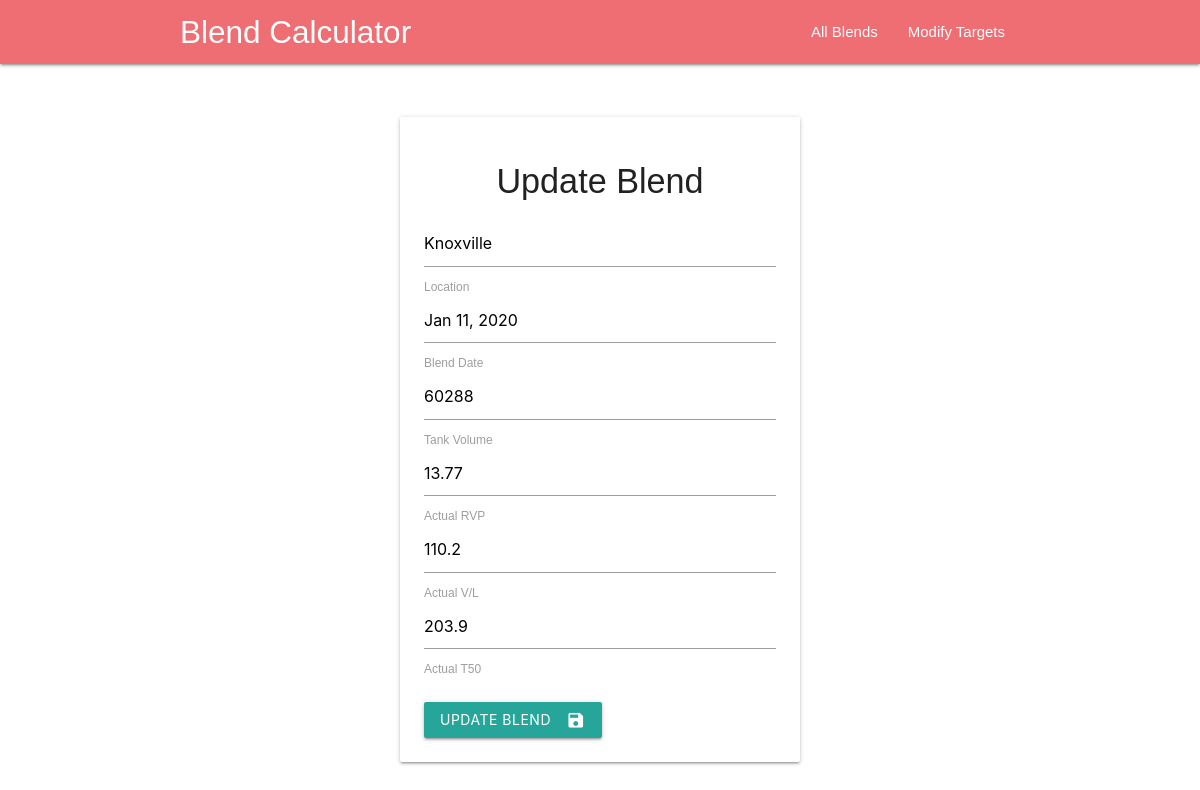
The app's page /update/6 with its own data.
### app.py (models this page shows, shortened)
class Blend(db.Model):
    id = db.Column(db.Integer, primary_key=True)
    location = db.Column(db.String(200), nullable=False)
    tankvolume = db.Column(db.String(200), default=0)
    actualrvp = db.Column(db.String(200), nullable=False)
    actualvl = db.Column(db.String(200), default=0)
    actualt50 = db.Column(db.String(200), default=0)
    finalcalc = db.Column(db.String(200))
    blenddate = db.Column(db.String(200))
    blendlimit = db.Column(db.String(200))

### app.py (the view)
@app.route('/update/<int:id>', methods=['GET', 'POST'])
def update(id):
    blend = Blend.query.get_or_404(id)
    if request.method =='POST':
        blend.location = request.form['location']
        blend.blenddate = request.form['blenddate']
        blend.tankvolume = request.form['tankvolume']
        blend.actualrvp = request.form['actualrvp']
        blend.actualvl = request.form['actualvl']
        blend.actualt50 = request.form['actualt50']
        try:
            db.session.commit()
            return redirect('/')
        except:
            return 'There was an issue updating your blend'
    else:
        return render_template('update.html', blend=blend)

### templates/update.html (shortened to what this page needs)
{% extends 'base.html' %}
{% block body %}
    <div class="content">
        <br>
        <br>
        <div class="card-panel">
            <h4 style="text-align: center">Update Blend</h4>
            <div class="form">
                <form action="/update/{{ blend.id }}" method="POST">
                    <input placeholder="Location" type="text" name="location" id="location"
                           value="{{ blend.location }}">
                    <label class="active" for="location">Location</label>
                    <input type="text" class="datepicker" name="blenddate" id="blenddate" value="{{ blend.blenddate }}">
                    <label class="active" for="blenddate">Blend Date</label>
                    <input type="text" name="tankvolume" id="tankvolume" value="{{ blend.tankvolume }}">
                    <label class="active" for="tankvolume">Tank Volume</label>
                    <input type="text" name="actualrvp" id="actualrvp" value="{{ blend.actualrvp }}">
                    <label class="active" for="actualrvp">Actual RVP</label>
                    <input type="text" name="actualvl" id="actualvl" value="{{ blend.actualvl }}">
                    <label class="active" for="actualvl">Actual V/L</label>
                    <input type="text" name="actualt50" id="actualt50" value="{{ blend.actualt50 }}">
                    <label class="active" for="actualt50">Actual T50</label>
                    <br>
                    <br>
                    <button class="btn waves-effect waves-light" type="submit" name="action">Update Blend
                        <i class="material-icons right">save</i>
                    </button>
                </form>
            </div>
        </div>
    </div>
{% endblock %}

### static/CSS/main.css (style rules this page uses)
body, html { margin: 0; font-family: sans-serif; }
.content { margin: 0 auto; width: 400px; }
.form { margin-top: 20px; }

### records on screen
Blend: location "Knoxville", blenddate "Jan 11, 2020", tankvolume "60288", actualrvp "13.77", actualvl "110.2", actualt50 "203.9"
